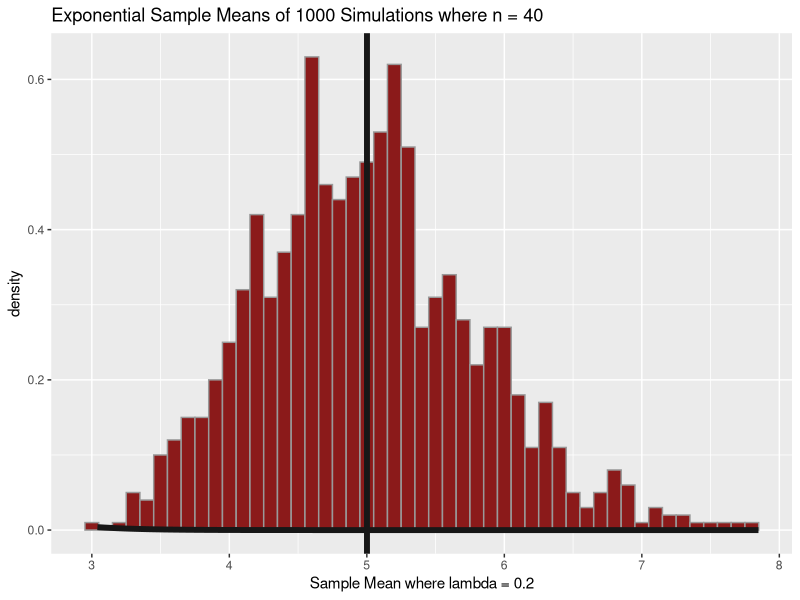

The R script that drew this image:
nosim <- 1000
n <- 40
lambda = 0.2

data <- matrix(rexp(nosim * n, lambda), nosim)
data <- apply(data, 1, mean)

sample_mean <- mean(data)
sample_sd <- sd(data)

library(ggplot2)
ggplot(data = data.frame(data), aes(x = data)) + 
    geom_histogram(binwidth = 0.1, aes(y= ..density..), fill = "firebrick4", 
    color = "#999999") + xlab("Sample Mean where lambda = 0.2") +
    geom_vline(xintercept = sample_mean, size = 2, color = "gray9") + 
    stat_function(fun = dnorm, color = "gray9", size = 2, 
    arg = list(mean = 1/lambda, sd = 1/lambda*(1/sqrt(n)))) +
    ggtitle("Exponential Sample Means of 1000 Simulations where n = 40") 
    

sample_mean + c(-1, 1) * qnorm(.975) * sample_sd/sqrt(n)
sample_mean + c(-1.96, 1.96) * sample_sd/sqrt(n)
